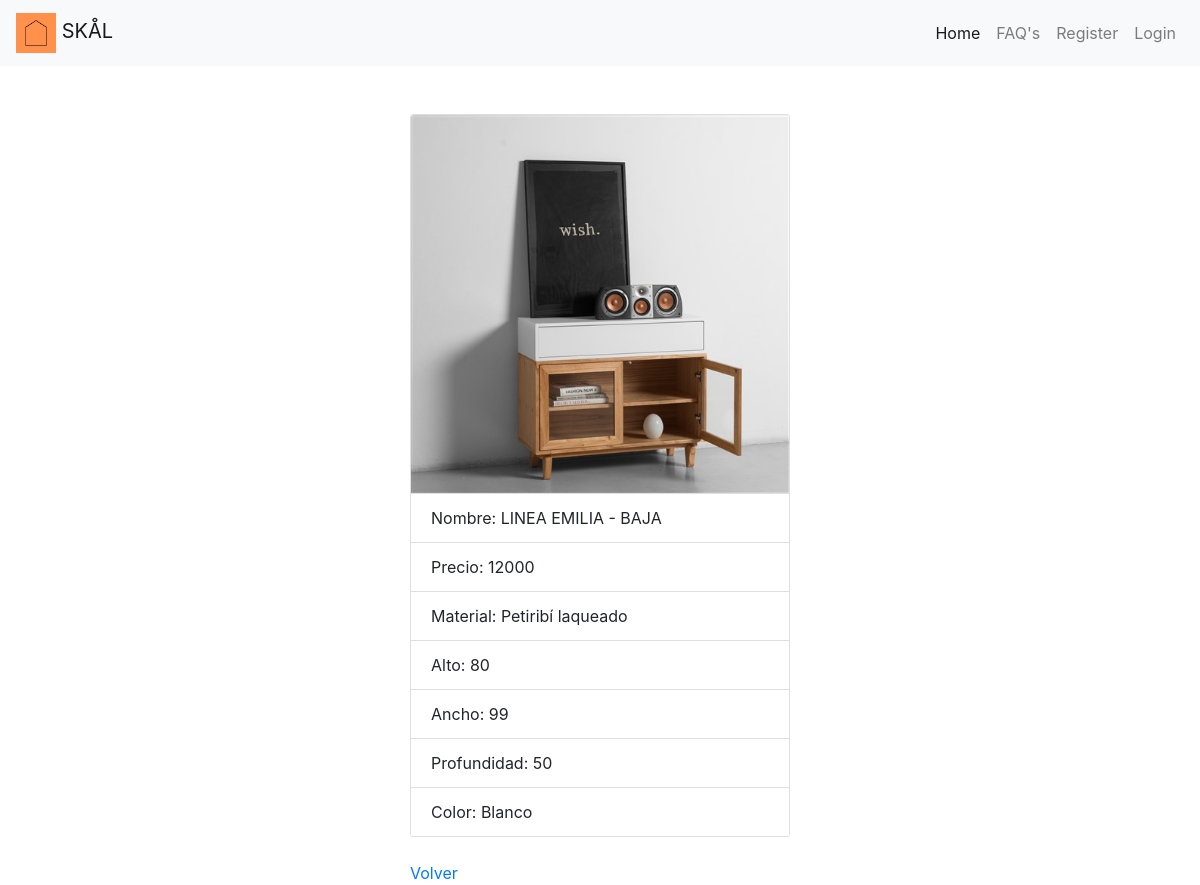
Screenshot of /perfilMueble.php?id=4 with the database file from the repository.
### tables this page shows
CREATE TABLE `muebles` (
  `id` int(11) NOT NULL,
  `nombre` varchar(45) NOT NULL,
  `precio` varchar(45) NOT NULL,
  `material` varchar(45) DEFAULT NULL,
  `alto` decimal(2,0) DEFAULT NULL,
  `ancho` decimal(2,0) DEFAULT NULL,
  `profundidad` decimal(2,0) DEFAULT NULL,
  `color` varchar(50) DEFAULT NULL,
  `foto` varchar(200) DEFAULT NULL
);

### Clases/query.php (called while the page is built, shortened)
<?php
class Query{
    static public function mostrarUsuario($pdo,$tabla,$idUsuario){
        $sql = "select * from $tabla where id=$idUsuario";
        $query = $pdo->prepare($sql);
        $query->execute();
        $usuarioEncontrado=$query->fetch(PDO::FETCH_ASSOC);
        return $usuarioEncontrado;
    }
}

### perfilMueble.php (the view, shortened to what this page needs)
<?php
require_once('loader.php');
if (isset($_GET["id"])) {
  $id=$_GET["id"];
$usuario = Query::mostrarUsuario($pdo, "muebles", $id);
} else {
    header('Location:index.php');
}
include ("nav_bar.php");
?>
<div class="row mt-5">
    <div class="col-lg-4 offset-lg-4">
        <div class="card w-100">
            <img class="card-img-top" src=imagenes/<?= $usuario['foto']?> alt="Foto de perfil">
            <ul class="list-group list-group-flush">
                <li class="list-group-item">Nombre: <?= $usuario['nombre']?></li>
                <li class="list-group-item">Precio: <?= $usuario['precio']?></li>
                <li class="list-group-item">Material: <?= $usuario['material']?></li>
                <li class="list-group-item">Alto: <?= $usuario['alto']?></li>
                <li class="list-group-item">Ancho: <?= $usuario['ancho']?></li>
                <li class="list-group-item">Profundidad: <?= $usuario['profundidad']?></li>
                <li class="list-group-item">Color: <?= $usuario['color']?></li>
            </ul>
        </div>
        <br>
        <a href="abm_muebles.php">Volver</a>
    </div>
</div>

### rows the page displays
muebles: foto (picture), nombre "LINEA EMILIA - BAJA", precio "12000", material "Petiribí laqueado", alto "80", ancho "99", profundidad "50", color "Blanco"
